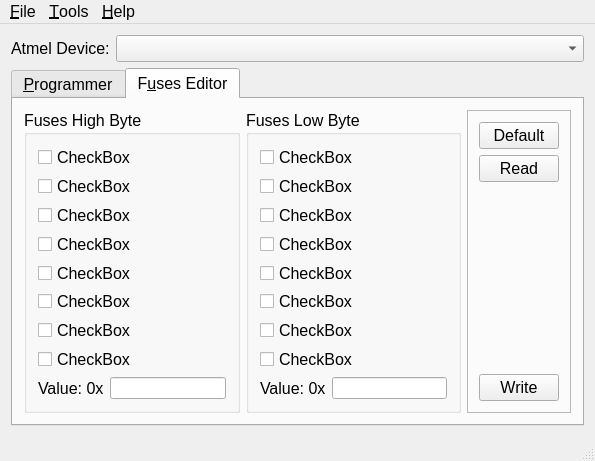
<?xml version="1.0" encoding="UTF-8"?>
<ui version="4.0">
 <class>USBtinyISPGUIClass</class>
 <widget class="QMainWindow" name="USBtinyISPGUIClass">
  <property name="geometry">
   <rect>
    <x>0</x>
    <y>0</y>
    <width>595</width>
    <height>461</height>
   </rect>
  </property>
  <property name="minimumSize">
   <size>
    <width>490</width>
    <height>387</height>
   </size>
  </property>
  <property name="maximumSize">
   <size>
    <width>490000</width>
    <height>387000</height>
   </size>
  </property>
  <property name="font">
   <font>
    <pointsize>12</pointsize>
   </font>
  </property>
  <property name="windowTitle">
   <string>USBtinyISP GUI</string>
  </property>
  <property name="windowIcon">
   <iconset resource="../resource.qrc">
    <normaloff>:/icons/usbtinyisp-gui-48x48.png</normaloff>:/icons/usbtinyisp-gui-48x48.png</iconset>
  </property>
  <property name="iconSize">
   <size>
    <width>32</width>
    <height>32</height>
   </size>
  </property>
  <widget class="QWidget" name="centralWidget">
   <layout class="QGridLayout" name="gridLayout">
    <item row="0" column="0">
     <layout class="QHBoxLayout" name="horizontalLayout_4">
      <item>
       <widget class="QLabel" name="label_2">
        <property name="font">
         <font>
          <pointsize>12</pointsize>
         </font>
        </property>
        <property name="text">
         <string>Atmel Device:</string>
        </property>
       </widget>
      </item>
      <item>
       <widget class="QComboBox" name="microcontrollerComboBox">
        <property name="sizePolicy">
         <sizepolicy hsizetype="Expanding" vsizetype="Fixed">
          <horstretch>0</horstretch>
          <verstretch>0</verstretch>
         </sizepolicy>
        </property>
        <property name="font">
         <font>
          <pointsize>12</pointsize>
         </font>
        </property>
        <property name="toolTip">
         <string>Target AVR8 device</string>
        </property>
       </widget>
      </item>
     </layout>
    </item>
    <item row="1" column="0">
     <widget class="QTabWidget" name="tabWidget">
      <property name="font">
       <font>
        <pointsize>12</pointsize>
       </font>
      </property>
      <property name="currentIndex">
       <number>1</number>
      </property>
      <widget class="QWidget" name="programmerTab">
       <attribute name="title">
        <string>&amp;Programmer</string>
       </attribute>
       <layout class="QGridLayout" name="gridLayout_2">
        <item row="0" column="0">
         <widget class="QSplitter" name="splitter">
          <property name="orientation">
           <enum>Qt::Vertical</enum>
          </property>
          <widget class="QGroupBox" name="actionGroupBox">
           <property name="title">
            <string>Action:</string>
           </property>
           <layout class="QGridLayout" name="gridLayout_7">
            <item row="0" column="0">
             <widget class="QRadioButton" name="eraseRadioButton">
              <property name="minimumSize">
               <size>
                <width>0</width>
                <height>32</height>
               </size>
              </property>
              <property name="toolTip">
               <string>Erase the flash memory of the target device.</string>
              </property>
              <property name="text">
               <string>Erase Memory</string>
              </property>
             </widget>
            </item>
            <item row="0" column="1">
             <widget class="QRadioButton" name="programRadioButton">
              <property name="minimumSize">
               <size>
                <width>0</width>
                <height>32</height>
               </size>
              </property>
              <property name="toolTip">
               <string>Program the flash memory or EEPROM of the selected device.</string>
              </property>
              <property name="text">
               <string>Program Memory</string>
              </property>
             </widget>
            </item>
            <item row="0" column="2">
             <widget class="QComboBox" name="memoryComboBox">
              <property name="minimumSize">
               <size>
                <width>0</width>
                <height>32</height>
               </size>
              </property>
              <item>
               <property name="text">
                <string>Flash</string>
               </property>
              </item>
              <item>
               <property name="text">
                <string>EEPROM</string>
               </property>
              </item>
             </widget>
            </item>
           </layout>
          </widget>
          <widget class="QGroupBox" name="selectFileGroupBox">
           <property name="title">
            <string>Select File:</string>
           </property>
           <layout class="QGridLayout" name="gridLayout_8">
            <item row="0" column="0">
             <layout class="QHBoxLayout" name="horizontalLayout">
              <item>
               <widget class="QLabel" name="label">
                <property name="text">
                 <string>HEX File:</string>
                </property>
               </widget>
              </item>
              <item>
               <widget class="QLineEdit" name="HEXFileLineEdit">
                <property name="minimumSize">
                 <size>
                  <width>290</width>
                  <height>32</height>
                 </size>
                </property>
               </widget>
              </item>
              <item>
               <widget class="QPushButton" name="openPushButton">
                <property name="minimumSize">
                 <size>
                  <width>128</width>
                  <height>32</height>
                 </size>
                </property>
                <property name="toolTip">
                 <string>Select a program or EEPROM  file for flashing
the selected memory area of the target device </string>
                </property>
                <property name="text">
                 <string>&amp;Open</string>
                </property>
               </widget>
              </item>
             </layout>
            </item>
            <item row="1" column="0">
             <layout class="QHBoxLayout" name="horizontalLayout_7">
              <item>
               <spacer name="horizontalSpacer">
                <property name="orientation">
                 <enum>Qt::Horizontal</enum>
                </property>
                <property name="sizeHint" stdset="0">
                 <size>
                  <width>338</width>
                  <height>20</height>
                 </size>
                </property>
               </spacer>
              </item>
              <item>
               <widget class="QPushButton" name="startPushButton">
                <property name="minimumSize">
                 <size>
                  <width>128</width>
                  <height>32</height>
                 </size>
                </property>
                <property name="toolTip">
                 <string>Start with flashing of the selected memory area on the target device
or erase the flash memeory.</string>
                </property>
                <property name="text">
                 <string>&amp;Start</string>
                </property>
               </widget>
              </item>
             </layout>
            </item>
           </layout>
          </widget>
         </widget>
        </item>
       </layout>
      </widget>
      <widget class="QWidget" name="tab_2">
       <attribute name="title">
        <string>F&amp;uses Editor</string>
       </attribute>
       <layout class="QGridLayout" name="gridLayout_3">
        <item row="0" column="1" rowspan="2">
         <widget class="QGroupBox" name="groupBox_2">
          <property name="title">
           <string>Fuses Low Byte</string>
          </property>
          <layout class="QGridLayout" name="gridLayout_6">
           <item row="0" column="0" colspan="2">
            <widget class="QCheckBox" name="lfuse_bit_7">
             <property name="toolTip">
              <string>LFUSE Bit 7</string>
             </property>
             <property name="text">
              <string>CheckBox</string>
             </property>
            </widget>
           </item>
           <item row="1" column="0" colspan="2">
            <widget class="QCheckBox" name="lfuse_bit_6">
             <property name="toolTip">
              <string>LFUSE Bit 6</string>
             </property>
             <property name="text">
              <string>CheckBox</string>
             </property>
            </widget>
           </item>
           <item row="2" column="0" colspan="2">
            <widget class="QCheckBox" name="lfuse_bit_5">
             <property name="toolTip">
              <string>LFUSE Bit 5</string>
             </property>
             <property name="text">
              <string>CheckBox</string>
             </property>
            </widget>
           </item>
           <item row="3" column="0" colspan="2">
            <widget class="QCheckBox" name="lfuse_bit_4">
             <property name="toolTip">
              <string>LFUSE Bit 4</string>
             </property>
             <property name="text">
              <string>CheckBox</string>
             </property>
            </widget>
           </item>
           <item row="4" column="0" colspan="2">
            <widget class="QCheckBox" name="lfuse_bit_3">
             <property name="toolTip">
              <string>LFUSE Bit 3</string>
             </property>
             <property name="text">
              <string>CheckBox</string>
             </property>
            </widget>
           </item>
           <item row="5" column="0" colspan="2">
            <widget class="QCheckBox" name="lfuse_bit_2">
             <property name="toolTip">
              <string>LFUSE Bit 2</string>
             </property>
             <property name="text">
              <string>CheckBox</string>
             </property>
            </widget>
           </item>
           <item row="6" column="0" colspan="2">
            <widget class="QCheckBox" name="lfuse_bit_1">
             <property name="toolTip">
              <string>LFUSE Bit 1</string>
             </property>
             <property name="text">
              <string>CheckBox</string>
             </property>
            </widget>
           </item>
           <item row="7" column="0" colspan="2">
            <widget class="QCheckBox" name="lfuse_bit_0">
             <property name="toolTip">
              <string>LFUSE Bit 0</string>
             </property>
             <property name="text">
              <string>CheckBox</string>
             </property>
            </widget>
           </item>
           <item row="8" column="0">
            <widget class="QLabel" name="label_4">
             <property name="text">
              <string>Value: 0x</string>
             </property>
            </widget>
           </item>
           <item row="8" column="1">
            <widget class="QLineEdit" name="lowByteLineEdit">
             <property name="sizePolicy">
              <sizepolicy hsizetype="MinimumExpanding" vsizetype="Fixed">
               <horstretch>0</horstretch>
               <verstretch>0</verstretch>
              </sizepolicy>
             </property>
             <property name="inputMask">
              <string>HH</string>
             </property>
            </widget>
           </item>
          </layout>
         </widget>
        </item>
        <item row="0" column="0" rowspan="2">
         <widget class="QGroupBox" name="groupBox">
          <property name="title">
           <string>Fuses High Byte</string>
          </property>
          <layout class="QGridLayout" name="gridLayout_5">
           <item row="0" column="0" colspan="2">
            <widget class="QCheckBox" name="hfuse_bit_7">
             <property name="toolTip">
              <string>HFUSE Bit 7</string>
             </property>
             <property name="text">
              <string>CheckBox</string>
             </property>
            </widget>
           </item>
           <item row="1" column="0" colspan="2">
            <widget class="QCheckBox" name="hfuse_bit_6">
             <property name="toolTip">
              <string>HFUSE Bit 6</string>
             </property>
             <property name="text">
              <string>CheckBox</string>
             </property>
            </widget>
           </item>
           <item row="2" column="0" colspan="2">
            <widget class="QCheckBox" name="hfuse_bit_5">
             <property name="toolTip">
              <string>HFUSE Bit 5</string>
             </property>
             <property name="text">
              <string>CheckBox</string>
             </property>
            </widget>
           </item>
           <item row="3" column="0" colspan="2">
            <widget class="QCheckBox" name="hfuse_bit_4">
             <property name="toolTip">
              <string>HFUSE Bit 4</string>
             </property>
             <property name="text">
              <string>CheckBox</string>
             </property>
            </widget>
           </item>
           <item row="4" column="0" colspan="2">
            <widget class="QCheckBox" name="hfuse_bit_3">
             <property name="toolTip">
              <string>HFUSE Bit 3</string>
             </property>
             <property name="text">
              <string>CheckBox</string>
             </property>
            </widget>
           </item>
           <item row="5" column="0" colspan="2">
            <widget class="QCheckBox" name="hfuse_bit_2">
             <property name="toolTip">
              <string>HFUSE Bit 2</string>
             </property>
             <property name="text">
              <string>CheckBox</string>
             </property>
            </widget>
           </item>
           <item row="6" column="0" colspan="2">
            <widget class="QCheckBox" name="hfuse_bit_1">
             <property name="toolTip">
              <string>HFUSE Bit 1</string>
             </property>
             <property name="text">
              <string>CheckBox</string>
             </property>
            </widget>
           </item>
           <item row="7" column="0" colspan="2">
            <widget class="QCheckBox" name="hfuse_bit_0">
             <property name="toolTip">
              <string>HFUSE Bit 0</string>
             </property>
             <property name="text">
              <string>CheckBox</string>
             </property>
            </widget>
           </item>
           <item row="8" column="0">
            <widget class="QLabel" name="label_3">
             <property name="text">
              <string>Value: 0x</string>
             </property>
            </widget>
           </item>
           <item row="8" column="1">
            <widget class="QLineEdit" name="highByteLineEdit">
             <property name="sizePolicy">
              <sizepolicy hsizetype="MinimumExpanding" vsizetype="Fixed">
               <horstretch>0</horstretch>
               <verstretch>0</verstretch>
              </sizepolicy>
             </property>
             <property name="inputMask">
              <string>HH</string>
             </property>
            </widget>
           </item>
          </layout>
         </widget>
        </item>
        <item row="0" column="2" rowspan="2">
         <widget class="QFrame" name="frame">
          <property name="sizePolicy">
           <sizepolicy hsizetype="Expanding" vsizetype="Expanding">
            <horstretch>0</horstretch>
            <verstretch>0</verstretch>
           </sizepolicy>
          </property>
          <property name="frameShape">
           <enum>QFrame::StyledPanel</enum>
          </property>
          <property name="frameShadow">
           <enum>QFrame::Raised</enum>
          </property>
          <layout class="QGridLayout" name="gridLayout_4">
           <item row="0" column="0">
            <widget class="QPushButton" name="defaultPushButton">
             <property name="sizePolicy">
              <sizepolicy hsizetype="Expanding" vsizetype="Fixed">
               <horstretch>0</horstretch>
               <verstretch>0</verstretch>
              </sizepolicy>
             </property>
             <property name="toolTip">
              <string>Set the values of the fuses back to the defaults from the configuration file.
No actual change on the device side.</string>
             </property>
             <property name="text">
              <string>Default</string>
             </property>
            </widget>
           </item>
           <item row="1" column="0">
            <widget class="QPushButton" name="readPushButton">
             <property name="sizePolicy">
              <sizepolicy hsizetype="Expanding" vsizetype="Fixed">
               <horstretch>0</horstretch>
               <verstretch>0</verstretch>
              </sizepolicy>
             </property>
             <property name="toolTip">
              <string>Read the values of the fuse bits from the selected device.</string>
             </property>
             <property name="text">
              <string>Read</string>
             </property>
            </widget>
           </item>
           <item row="2" column="0">
            <spacer name="verticalSpacer">
             <property name="orientation">
              <enum>Qt::Vertical</enum>
             </property>
             <property name="sizeHint" stdset="0">
              <size>
               <width>20</width>
               <height>189</height>
              </size>
             </property>
            </spacer>
           </item>
           <item row="3" column="0">
            <widget class="QPushButton" name="writePushButton">
             <property name="sizePolicy">
              <sizepolicy hsizetype="Expanding" vsizetype="Fixed">
               <horstretch>0</horstretch>
               <verstretch>0</verstretch>
              </sizepolicy>
             </property>
             <property name="toolTip">
              <string>Write the given values for the fuses on the device.</string>
             </property>
             <property name="text">
              <string>Write</string>
             </property>
            </widget>
           </item>
          </layout>
         </widget>
        </item>
       </layout>
      </widget>
     </widget>
    </item>
   </layout>
  </widget>
  <widget class="QMenuBar" name="menuBar">
   <property name="geometry">
    <rect>
     <x>0</x>
     <y>0</y>
     <width>595</width>
     <height>24</height>
    </rect>
   </property>
   <widget class="QMenu" name="menuFile">
    <property name="title">
     <string>&amp;File</string>
    </property>
    <addaction name="actionConfigure"/>
    <addaction name="separator"/>
    <addaction name="actionExit"/>
   </widget>
   <widget class="QMenu" name="menuTools">
    <property name="title">
     <string>&amp;Tools</string>
    </property>
    <addaction name="actionDevice_Info"/>
    <addaction name="separator"/>
    <addaction name="actionConvertor"/>
   </widget>
   <widget class="QMenu" name="menuHelp">
    <property name="title">
     <string>&amp;Help</string>
    </property>
    <addaction name="actionAbout"/>
    <addaction name="separator"/>
    <addaction name="actionAbout_Qt"/>
   </widget>
   <addaction name="menuFile"/>
   <addaction name="menuTools"/>
   <addaction name="menuHelp"/>
  </widget>
  <widget class="QStatusBar" name="statusBar"/>
  <action name="actionConfigure">
   <property name="icon">
    <iconset>
     <normaloff>../../../icons/configure.png</normaloff>../../../icons/configure.png</iconset>
   </property>
   <property name="text">
    <string>&amp;Configure</string>
   </property>
   <property name="font">
    <font/>
   </property>
  </action>
  <action name="actionExit">
   <property name="icon">
    <iconset>
     <normaloff>../../../icons/exit.png</normaloff>../../../icons/exit.png</iconset>
   </property>
   <property name="text">
    <string>&amp;Exit</string>
   </property>
   <property name="font">
    <font/>
   </property>
  </action>
  <action name="actionConvertor">
   <property name="enabled">
    <bool>false</bool>
   </property>
   <property name="icon">
    <iconset>
     <normaloff>../../../icons/refresh.png</normaloff>../../../icons/refresh.png</iconset>
   </property>
   <property name="text">
    <string>Convertor</string>
   </property>
  </action>
  <action name="actionDevice_Info">
   <property name="text">
    <string>Device Info</string>
   </property>
   <property name="font">
    <font/>
   </property>
  </action>
  <action name="actionAbout">
   <property name="text">
    <string>About</string>
   </property>
   <property name="font">
    <font/>
   </property>
  </action>
  <action name="actionAbout_Qt">
   <property name="text">
    <string>About Qt</string>
   </property>
   <property name="font">
    <font/>
   </property>
  </action>
 </widget>
 <layoutdefault spacing="6" margin="11"/>
 <tabstops>
  <tabstop>microcontrollerComboBox</tabstop>
  <tabstop>tabWidget</tabstop>
  <tabstop>memoryComboBox</tabstop>
  <tabstop>eraseRadioButton</tabstop>
  <tabstop>programRadioButton</tabstop>
  <tabstop>HEXFileLineEdit</tabstop>
  <tabstop>openPushButton</tabstop>
  <tabstop>startPushButton</tabstop>
 </tabstops>
 <resources>
  <include location="../resource.qrc"/>
 </resources>
 <connections/>
</ui>
